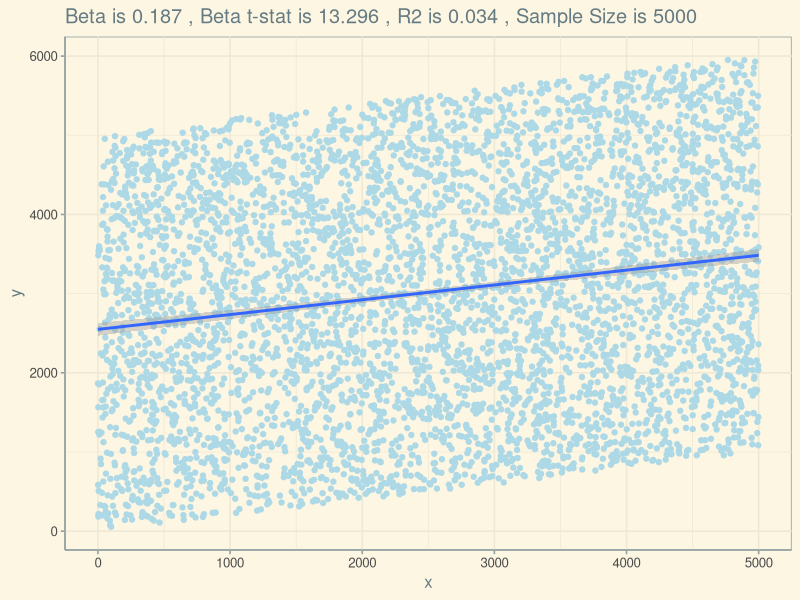
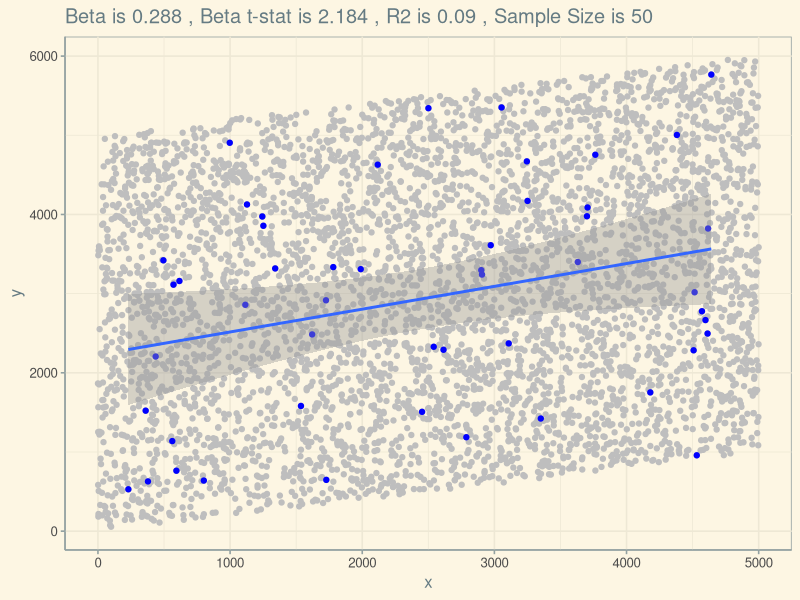
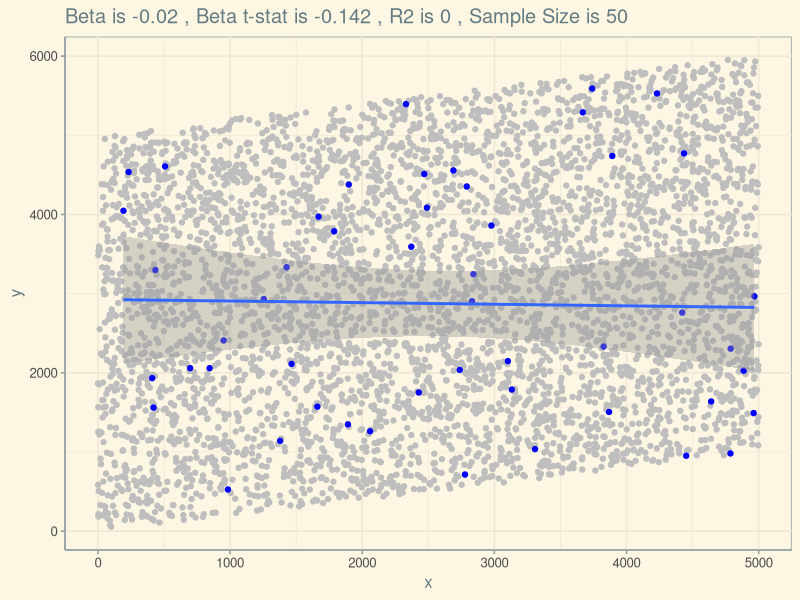
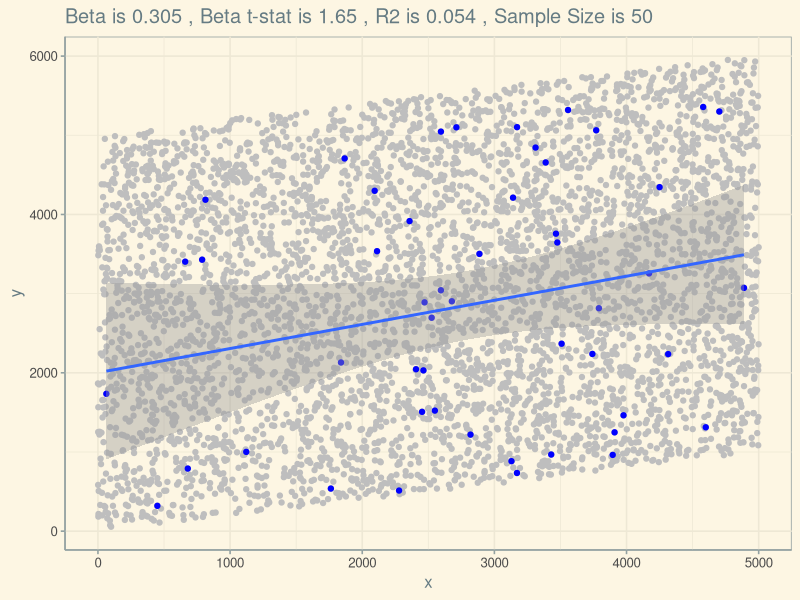

Recreate these plots in R, in order.
## ---- chunk 1
#| warning: false
#| echo: false
#| fig-align: center
#| message: false
pop <- 5000
sample <- 50
set.seed(1235)
x <- runif(pop, min=0, max=5000)
y <- x/5 + runif(pop, min=0, max=5000)
df <- data.frame(x,y)
## ---- chunk 2
#| warning: false
#| fig-align: center
#| message: false
#| fig-width: 7
#| fig-height: 4
#| collapse: true
summary(lm(df$y ~ df$x))
## ---- chunk 3
#| warning: false
#| echo: false
#| fig-align: center
#| message: false
#| fig-width: 7
#| fig-height: 4
library(ggplot2)
library(ggthemes)
ggplot(df) +  geom_point( aes(x=x, y=y), color = "lightblue") +
              geom_smooth(data = df, aes(x=x, y=y) , method = lm) + 
              theme_solarized() + 
              labs(title = paste("Beta is" , round(summary(lm(df$y ~ df$x))$coefficients[2,1], 3) , 
                                 ", Beta t-stat is" , round(summary(lm(df$y ~ df$x))$coefficients[2,3], 3) , 
                                 ", R2 is" , round(summary(lm(df$y ~ df$x))$r.squared , 3) ,
                                 ", Sample Size is" , nrow(df)    ) ) 
## ---- chunk 4
#| warning: false
#| echo: false
#| fig-align: center
#| message: false
#| fig-width: 7
#| fig-height: 4
library(dplyr)
set.seed(1235)
random <- sample_n(df, sample)
reg <- lm(random$y ~ random$x)
sum <- summary(reg)
ggplot(df) +  geom_point( aes(x=x, y=y), color = "grey") +
              geom_point( data = random, aes(x=x, y=y) , color = "blue") +
              geom_smooth(data = random, aes(x=x, y=y) , method = lm) + 
              theme_solarized() + 
              labs(title = paste("Beta is" , round(reg$coefficients["random$x"], 3) , 
                                 ", Beta t-stat is" , round(summary(reg)$coefficients[2 , 3]   , 3) , 
                                 ", R2 is" , round(summary(reg)$r.squared , 3) ,
                                 ", Sample Size is" , nrow(random)    ) ) 
## ---- chunk 5
#| warning: false
#| echo: false
#| fig-align: center
#| message: false
#| fig-width: 7
#| fig-height: 4
set.seed(1242)
random <- sample_n(df, sample)
reg <- lm(random$y ~ random$x)
sum <- summary(reg)
ggplot(df) +  geom_point( aes(x=x, y=y), color = "grey") +
              geom_point( data = random, aes(x=x, y=y) , color = "blue") +
              geom_smooth(data = random, aes(x=x, y=y) , method = lm) + 
              theme_solarized() + 
              labs(title = paste("Beta is" , round(reg$coefficients["random$x"], 3) , 
                                 ", Beta t-stat is" , round(summary(reg)$coefficients[2 , 3]   , 3) , 
                                 ", R2 is" , round(summary(reg)$r.squared , 3) ,
                                 ", Sample Size is" , nrow(random)    ) ) 
## ---- chunk 6
#| warning: false
#| echo: false
#| fig-align: center
#| message: false
#| fig-width: 7
#| fig-height: 4
set.seed(1243)
random <- sample_n(df, sample)
reg <- lm(random$y ~ random$x)
sum <- summary(reg)
ggplot(df) +  geom_point( aes(x=x, y=y), color = "grey") +
              geom_point( data = random, aes(x=x, y=y) , color = "blue") +
              geom_smooth(data = random, aes(x=x, y=y) , method = lm) + 
              theme_solarized() + 
              labs(title = paste("Beta is" , round(reg$coefficients["random$x"], 3) , 
                                 ", Beta t-stat is" , round(summary(reg)$coefficients[2 , 3]   , 3) , 
                                 ", R2 is" , round(summary(reg)$r.squared , 3) ,
                                 ", Sample Size is" , nrow(random)    ) ) 
